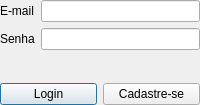
<?xml version="1.0" encoding="UTF-8"?>
<ui version="4.0">
 <class>DialogLogin</class>
 <widget class="QDialog" name="DialogLogin">
  <property name="geometry">
   <rect>
    <x>0</x>
    <y>0</y>
    <width>200</width>
    <height>105</height>
   </rect>
  </property>
  <property name="windowTitle">
   <string>Login</string>
  </property>
  <layout class="QVBoxLayout" name="verticalLayout">
   <property name="leftMargin">
    <number>0</number>
   </property>
   <property name="topMargin">
    <number>0</number>
   </property>
   <property name="rightMargin">
    <number>0</number>
   </property>
   <property name="bottomMargin">
    <number>0</number>
   </property>
   <item>
    <layout class="QGridLayout" name="gridLayout">
     <item row="0" column="0">
      <layout class="QFormLayout" name="formLayout">
       <item row="0" column="0">
        <widget class="QLabel" name="lblEmail">
         <property name="text">
          <string>E-mail</string>
         </property>
        </widget>
       </item>
       <item row="0" column="1">
        <widget class="QLineEdit" name="lineEmail"/>
       </item>
       <item row="1" column="0">
        <widget class="QLabel" name="lblSenha">
         <property name="text">
          <string>Senha</string>
         </property>
        </widget>
       </item>
       <item row="1" column="1">
        <widget class="QLineEdit" name="lineSenha">
         <property name="echoMode">
          <enum>QLineEdit::Password</enum>
         </property>
         <property name="clearButtonEnabled">
          <bool>true</bool>
         </property>
        </widget>
       </item>
       <item row="2" column="1">
        <spacer name="verticalSpacer">
         <property name="orientation">
          <enum>Qt::Vertical</enum>
         </property>
         <property name="sizeType">
          <enum>QSizePolicy::Expanding</enum>
         </property>
         <property name="sizeHint" stdset="0">
          <size>
           <width>20</width>
           <height>40</height>
          </size>
         </property>
        </spacer>
       </item>
      </layout>
     </item>
     <item row="1" column="0">
      <layout class="QHBoxLayout" name="horizontalLayout">
       <item>
        <widget class="QPushButton" name="btnLogin">
         <property name="text">
          <string>Login</string>
         </property>
        </widget>
       </item>
       <item>
        <widget class="QPushButton" name="btnCadastre_se">
         <property name="text">
          <string>Cadastre-se</string>
         </property>
        </widget>
       </item>
      </layout>
     </item>
    </layout>
   </item>
  </layout>
 </widget>
 <resources/>
 <connections/>
</ui>
